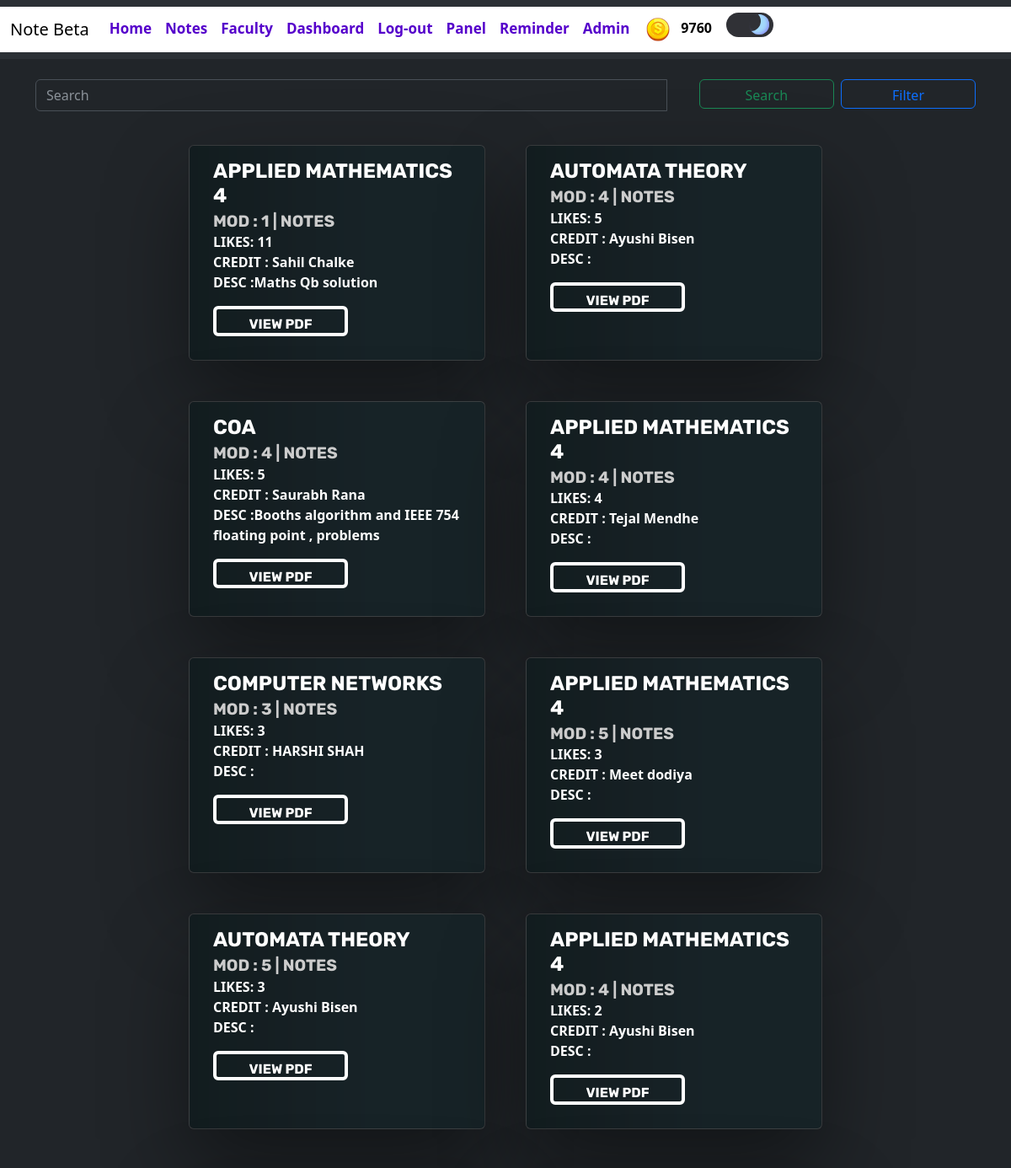
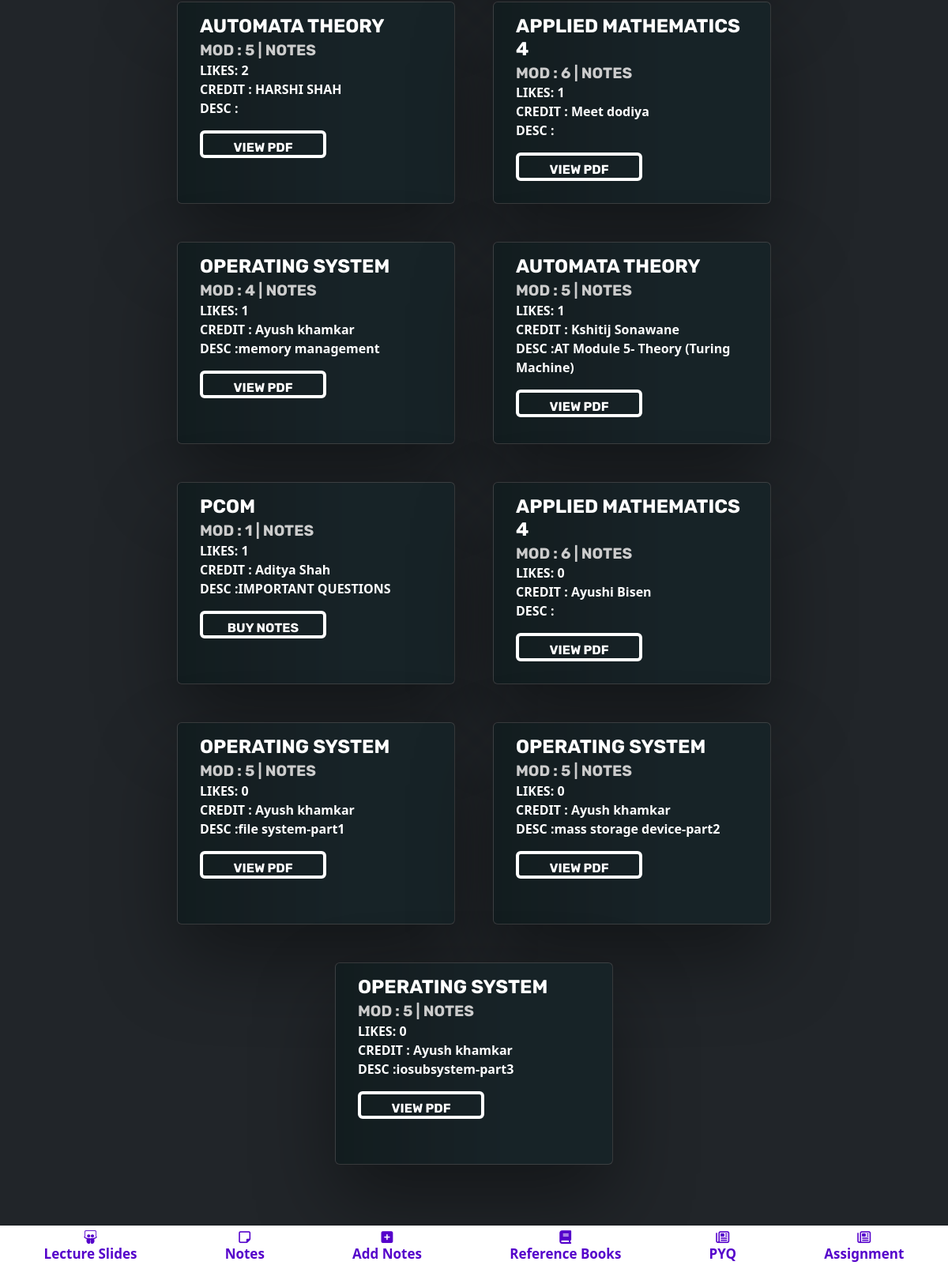
Page /notes/ (signed in) on the earlier database version (2 pictures, top to bottom).
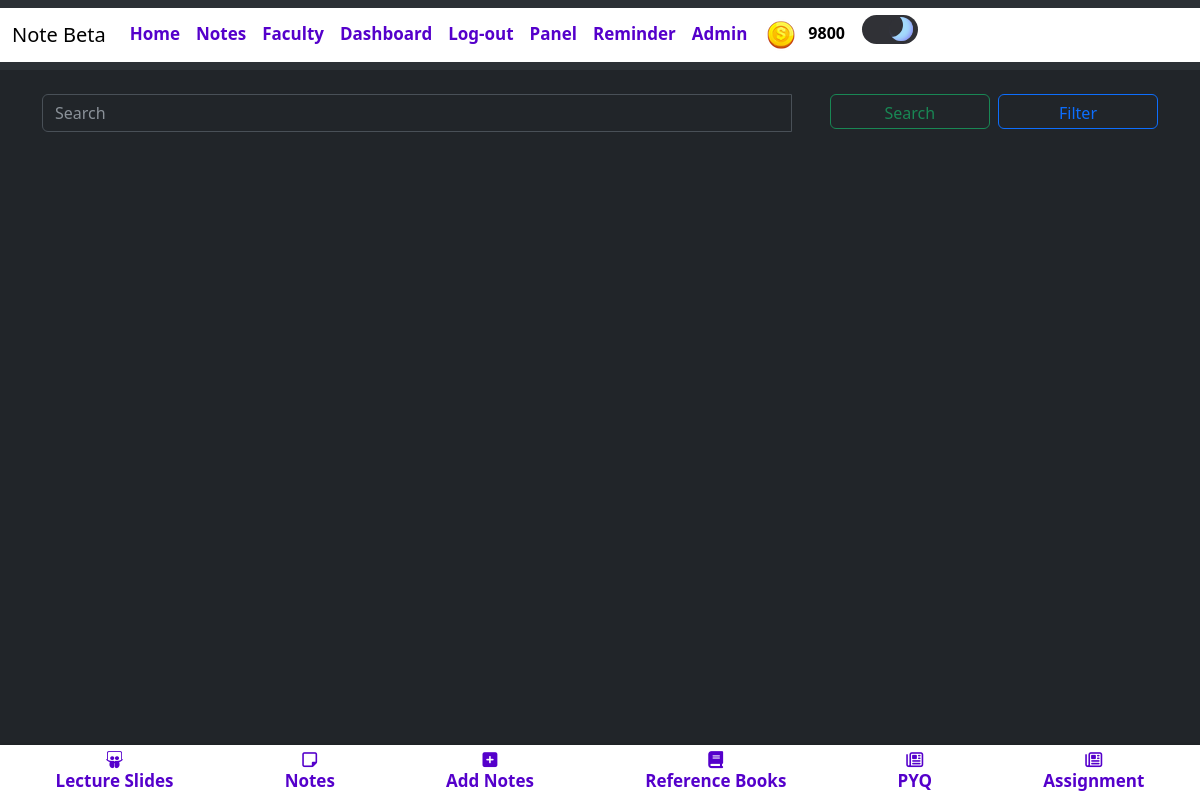
Same page on the later database version.
### blogapp/models.py (models this page shows, shortened)
class UserAccount(AbstractBaseUser, PermissionsMixin):
    email = models.CharField(max_length = 50,unique=True)
    name = models.CharField(max_length=200)
    is_active = models.BooleanField(default=True)
    is_mod = models.BooleanField(default=False)
    is_nUser = models.BooleanField(default=True)
    is_staff = models.BooleanField(default=False)
    coins_scored = models.IntegerField(default=100,null=True,blank=True)
    rank = models.IntegerField(default=0)
    bookmarks = models.ManyToManyField('blogapp.Notes', blank=True)
    is_emailVerified = models.BooleanField(default=False)
    objects = UserAccountManager()
    USERNAME_FIELD = 'email'
    REQUIRED_FIELDS = ['name']

class Notes(models.Model):
    typ = (
        ('Assignment','Assignment'),
        ('Experiment','Experiment'),
        ('Notes','Notes'),
        ('ReferenceBook','Reference Book'),
        ('LectureSlides','Lecture Slides'),
        ('PYQ','PYQ'),
    )
    mods = (
        ('1','1'),
        ('2','2'),
        ('3','3'),
        ('4','4'),
        ('5','5'),
        ('6','6'),
    )
    desc = models.TextField(max_length=500,null=True,blank=True)
    mod = models.CharField(max_length=5,choices=mods,null=True,blank=True)
    file = models.FileField(upload_to='notes/')
    author = models.ForeignKey(UserAccount,on_delete=models.CASCADE)
    status = models.BooleanField(default=False)
    likes = models.ManyToManyField(UserAccount,related_name="notes_like",default=0)
    views = models.PositiveIntegerField(default=0)
    buy=models.ManyToManyField(UserAccount,related_name="buy_notes")
    typeN = models.CharField(max_length=50,null=True,blank=True,choices=typ)
    docid = models.CharField(max_length=300,null=True,blank=True)
    sub =  models.ForeignKey(Subject,on_delete=models.CASCADE,null=True,blank=True)
    slug = AutoSlugField(populate_from = 'sub',unique=True,null=True,default=None)
    nDetail = models.CharField(max_length=100,null=True,blank=True)

class Subject(models.Model):
    name = models.CharField(max_length=50)
    teacher = models.CharField(max_length=50)
    teacherurl = models.CharField(max_length=300,null=True,blank=True)
    img = models.ImageField(upload_to='subImage/',null=True,blank=True)
    def __str__(self):
        return self.name

### blogapp/views.py (the view)
# urls.py: path('notes/', views.notes,name='notes'),
@login_required(login_url='/login/')
def notes(request):
    notes = Notes.objects.filter(status=True, typeN='Notes')
    notes = notes.annotate(num_likes=Count('likes'))
    notes = notes.order_by('-num_likes')
    filteredNotes = NoteFilter(request.GET, queryset=notes)
    context = {
        'notes': filteredNotes,
    }
    return render(request, 'main/realhome.html', context)

### templates/main/realhome.html (shortened to what this page needs)
{% extends 'index.html' %} {% block content %} {% load crispy_forms_tags %}
{% load static %}
<link rel="stylesheet" href="{% static 'css/card.css' %}" />
<div class="container notesCnt mt-4 mb-4">
  <div class="row d-flex justify-content-center align-items-center">
    <div class="container-lg-6">
      <form class="d-flex" method="post" role="search" action="{% url 'searchNotes' %}">
        <div id="autocomplete" class="autocomplete input-group mb-3">
          <input
            class="form-control me-2"
            type="text"
            name="searchQ"
            placeholder="Search"
            aria-label="Search"
          />
          <ul class="autocomplete-result-list"></ul>
          <div class="input-group-append">
            <button class="btn btn-outline-success rbtn" type="submit">
              Search
            </button>
            <button
              type="button"
              class="btn btn-outline-primary ms-1 rbtn"
              data-bs-toggle="modal"
              data-bs-target="#exampleModal"
            >
              Filter
            </button>
          </div>
        </div>
      </form>
    </div>
  </div>
  <div class="row d-flex justify-content-center align-items-center">
    {% for x in notes.qs %}
      <div class="card cardImg mx-4 my-4" style="width: 22rem; height: 16em; background-image: linear-gradient(90deg, rgba(0, 0, 0, 0.4) 0%, rgba(0, 0, 0, 0.2) 60%),url('{{x.sub.img.url}}');">
        <div class="card-body">
          <div class="text-block">
            <h1 class="abcd">{{x.sub}}<small ><br>MOD : {{x.mod}} | {{x.typeN}}</small></h1>
            <p>
              LIKES: {{x.likes.count}}
              <br>
              CREDIT : {{x.author.name}}
              <br>
              DESC :{{x.desc}}
            </p>
            {% if request.user in x.buy.all %}
            <form method="POST" action="{% url 'notesViewer' x.slug %}">
              <a href="{{x.slug}}" class="card-link">
                <button type="submit" class="btn btn-success">View PDF</button>
              </a>
            </form>
            {% else %}
            <form action="{% url 'buy_notes' x.pk %}" method="POST">
              <button class="btn btn-primary" type="submit">Buy Notes</button>
            </form>
            {% endif %}
          </div>
        </div>
      </div>
    {% endfor %}
  </div>
</div>
<br>
{% endblock %}

### templates/components/header.html (shortened to what this page needs)
{% load static %}
<nav class="navbar navbar-expand-lg bg-body-tertiary" >
    <div class="container-fluid" style="background-color: white;">
      <a class="navbar-brand mb-0 h1" href="{% url 'notes'%}" style="color: black;">Note Beta</a>
      <div class="collapse navbar-collapse" id="navbarTogglerDemo03">
        <ul class="navbar-nav me-auto mb-2 mb-lg-0" >
          {% if user.is_authenticated %}
          <li class="nav-item">
            <a class="nav-link abc" href="{% url 'home' %}" >Home</a>
          </li>
          <li class="nav-item" >
            <a class="nav-link abc" href="{% url 'notes' %}" >Notes</a>
          </li>
          <li class="nav-item" >
            <a class="nav-link abc" href="{% url 'teacher' %}" >Faculty</a>
          </li>
          <li class="nav-item" >
            <a class="nav-link abc" href="{% url 'dashboard' %}" >Dashboard</a>
          </li>
          <li class="nav-item">
            <a class="nav-link abc" href="{% url 'logout' %}" >Log-out</a>
          </li>
          {% endif %}
          {% if user.is_superuser %}
          <li class="nav-item">
            <a class="nav-link abc" href="{% url 'adminResponse' %}" >Panel</a>
          </li>
          <li class="nav-item">
            <a class="nav-link abc" href="{% url 'add_reminder' %}" >Reminder</a>
          </li>
            <li class="nav-item">
            <a class="nav-link abc" href="{% url 'admin:index' %}" >Admin</a>
          </li>
          {% endif %}
          {% if user.is_authenticated %}
          <table class="coins">
          <th>
          <img src="{% static 'images/coin.png' %}" alt="">
          </th>
          <th>
          <p class="cna" id="cna" style="color: black;">{{ user.coins_scored }}</p>
          </th>
          </table>
    {% endif %}
            <label class="switch">
              <span class="slider"></span>
            </label>
      </div>
    </div>
  </nav>

Differences in the rows shown:
removed Notes: sub "APPLIED MATHEMATICS 4", mod "1", typeN "NOTES", likes.count "11", author.name "Sahil Chalke", desc "Maths Qb solution"
removed Notes: sub "AUTOMATA THEORY", mod "4", typeN "NOTES", likes.count "5", author.name "Ayushi Bisen"
removed Notes: sub "COA", mod "4", typeN "NOTES", likes.count "5", author.name "Saurabh Rana", desc "Booths algorithm and IEEE 754 floating point , problems"
removed Notes: sub "APPLIED MATHEMATICS 4", mod "4", typeN "NOTES", likes.count "4", author.name "Tejal Mendhe"
removed Notes: sub "COMPUTER NETWORKS", mod "3", typeN "NOTES", likes.count "3", author.name "HARSHI SHAH"
removed Notes: sub "APPLIED MATHEMATICS 4", mod "5", typeN "NOTES", likes.count "3", author.name "Meet dodiya"
removed Notes: sub "AUTOMATA THEORY", mod "5", typeN "NOTES", likes.count "3", author.name "Ayushi Bisen"
removed Notes: sub "APPLIED MATHEMATICS 4", mod "4", typeN "NOTES", likes.count "2", author.name "Ayushi Bisen"
removed Notes: sub "AUTOMATA THEORY", mod "5", typeN "NOTES", likes.count "2", author.name "HARSHI SHAH"
removed Notes: sub "APPLIED MATHEMATICS 4", mod "6", typeN "NOTES", likes.count "1", author.name "Meet dodiya"
removed Notes: sub "OPERATING SYSTEM", mod "4", typeN "NOTES", likes.count "1", author.name "Ayush khamkar", desc "memory management"
removed Notes: sub "AUTOMATA THEORY", mod "5", typeN "NOTES", likes.count "1", author.name "Kshitij Sonawane", desc "AT Module 5- Theory (Turing Machine)"
removed Notes: sub "PCOM", mod "1", typeN "NOTES", likes.count "1", author.name "Aditya Shah", desc "IMPORTANT QUESTIONS"
removed Notes: sub "APPLIED MATHEMATICS 4", mod "6", typeN "NOTES", likes.count "0", author.name "Ayushi Bisen"
removed Notes: sub "OPERATING SYSTEM", mod "5", typeN "NOTES", likes.count "0", author.name "Ayush khamkar", desc "file system-part1"
removed Notes: sub "OPERATING SYSTEM", mod "5", typeN "NOTES", likes.count "0", author.name "Ayush khamkar", desc "mass storage device-part2"
removed Notes: sub "OPERATING SYSTEM", mod "5", typeN "NOTES", likes.count "0", author.name "Ayush khamkar", desc "iosubsystem-part3"
changed UserAccount: coins_scored "9760" → "9800"
